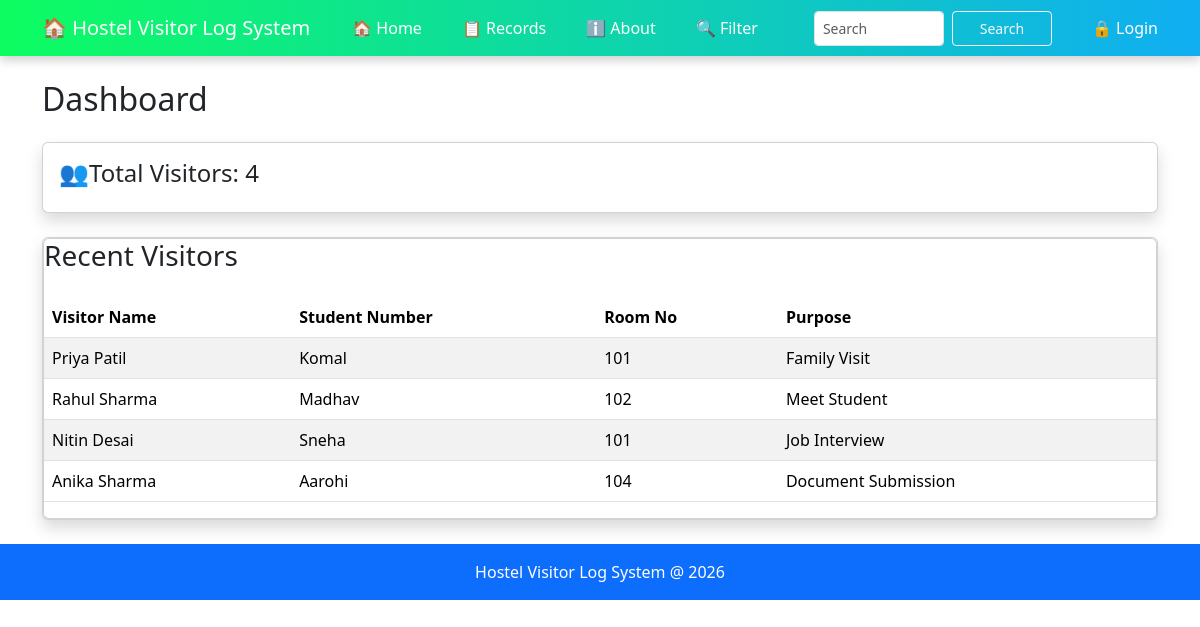
The page / on the database its author committed.
### tables this page shows
CREATE TABLE visitors(
        id INTEGER PRIMARY KEY AUTOINCREMENT,
        visitor_name TEXT NOT NULL,
        student_name TEXT NOT NULL,
        room_no TEXT NOT NULL,
        purpose TEXT NOT NULL
    );

### app.py (the view)
@app.route("/")
def home():
    conn = get_db()
    visitors = conn.execute("""
        SELECT * FROM visitors
        ORDER BY id ASC
    """).fetchall()
    conn.close()
    return render_template("home.html", visitors=visitors)

### app.py (called while the page is built)
def get_db():
    conn = sqlite3.connect("Database.db")
    conn.row_factory = sqlite3.Row
    return conn

### templates/home.html (shortened to what this page needs)
{% extends "base.html" %}
{% block content %}
<h2 class="mb-4">Dashboard</h2>
<div class="card shadow">
    <div class="card-body">
        <h4> 👥Total Visitors: {{ visitors|length }}</h4>
    </div>
</div>
<div class="card shadow mt-4">
    <div class="card recent-card ">
        <h3 class ="recent-title">Recent Visitors</h3>
        <table class="table table-striped mt-3">
            <thead>
                <tr>
                    <th> Visitor Name</th>
                    <th>Student Number</th>
                    <th>Room No</th>
                    <th>Purpose</th>
                </tr>
            </thead>
            <tbody>
                {% for visitor in visitors %}
                <tr>
                    <td>{{ visitor.visitor_name }}</td>
                    <td>{{ visitor.student_name}}</td>
                    <td>{{ visitor.room_no }}</td>
                    <td>{{ visitor.purpose }}</td>
                </tr>
                {% endfor %}
            </tbody>
        </table>
    </div>
</div>
{% endblock %}

### templates/base.html (shortened to what this page needs)
<!DOCTYPE html>
<html>
<head>
<link href="https://cdn.jsdelivr.net/npm/bootstrap@5.3.3/dist/css/bootstrap.min.css" rel="stylesheet">
</head>
<body>
<nav class="navbar navbar-expand-lg navbar-dark">
    <div class="container">
        <a class="navbar-brand" href="/">🏠 Hostel Visitor Log System </a>
        <div>
            <div class="ms-auto d-flex align-items-center" style="display:flex;gap:40px;">
                <a class="nav-link " href="/">🏠 Home </a>
                <a class="nav-link " href="/records">📋 Records </a>
                <a class="nav-link " href="/about">  ℹ️ About </a>
                <a class="nav-link " href="/filter">
                    🔍 Filter
                </a>
                <form class="d-flex ms-3 ms-3" action="/search" method="GET">
                    <input class="form-control form-control-sm me-2" style="width:130px; height:35px" type="search" placeholder="Search" name="q">
                    <button class="btn btn-outline-light btn-sm" style="width:100px; height:35px" type="submit">Search</button>
                </form>
                {% if session.username %}
                    <span class="nav-link px-2 py-1 text-white">👤 {{ session.username }}</span>
                    <a class="nav-link " href="/logout">
                        🔓 Logout
                    </a>
                {% else %}
                    <a class="nav-link " href="/login">
                        🔒 Login
                    </a>
                {% endif %}
            </div>
        </div>
            </div>
</nav>
<div class="container mt-4">
    {% block content %}
    {% endblock %}
</div>
<footer class="bg-primary text-white text-center p-3 mt-4">
    Hostel Visitor Log System @ 2026
</footer>
</body>
</html>

### templates/base.html (style rules this page uses)
.navbar { background: linear-gradient(90deg, #0dfd61, #10aef2); box-shadow: 0 4px 10px rgba(0,0,0,0.2) }
.navbar-brand, .nav-link { color:white !important; }
footer { background:#0d6efd; color:white; text-align:center; padding: 20px; }

### rows shown on the page
visitors: visitor_name "Priya Patil", student_name "Komal", room_no "101", purpose "Family Visit"
visitors: visitor_name "Rahul Sharma", student_name "Madhav", room_no "102", purpose "Meet Student"
visitors: visitor_name "Nitin Desai", student_name "Sneha", room_no "101", purpose "Job Interview"
visitors: visitor_name "Anika Sharma", student_name "Aarohi", room_no "104", purpose "Document Submission"

### other values the page prints
{{ visitors|length }} "4"
